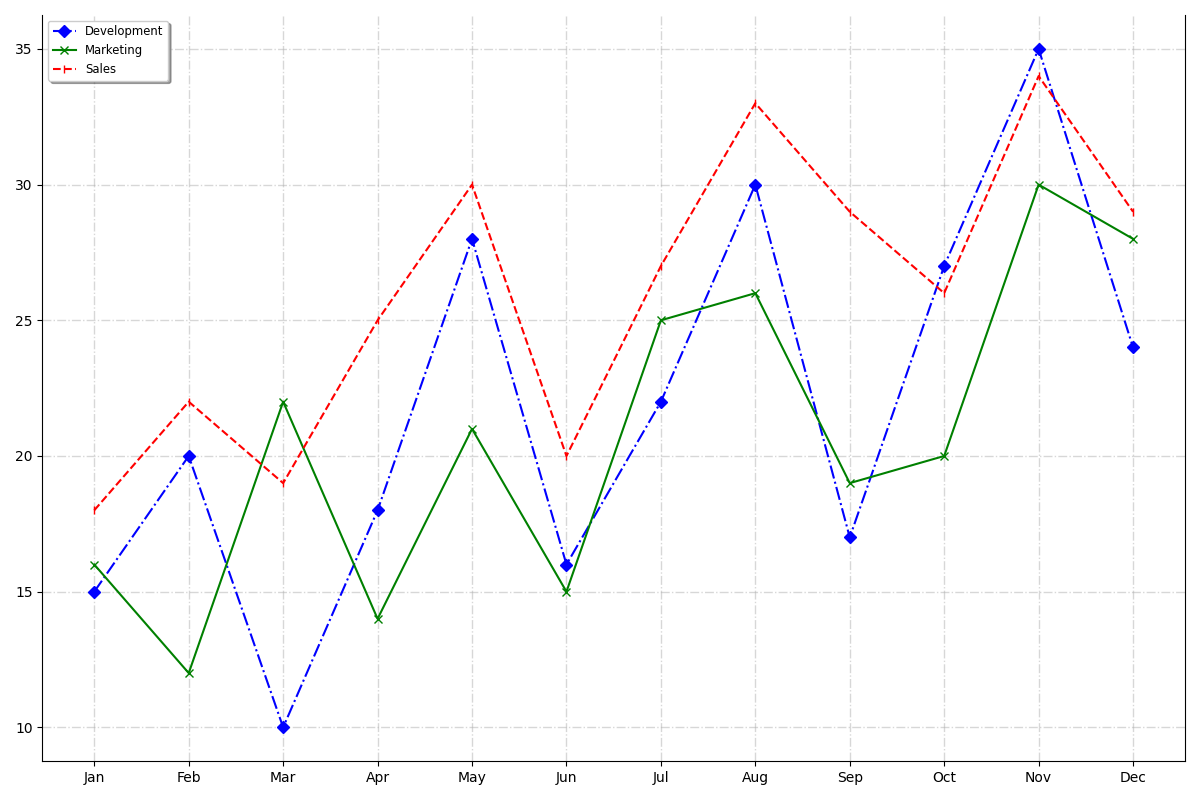

Write Python code to recreate this figure.
import matplotlib.pyplot as plt
import numpy as np

months = ['Jan', 'Feb', 'Mar', 'Apr', 'May', 'Jun', 'Jul', 'Aug', 'Sep', 'Oct', 'Nov', 'Dec']

prod_development = [15, 20, 10, 18, 28, 16, 22, 30, 17, 27, 35, 24]
prod_marketing = [16, 12, 22, 14, 21, 15, 25, 26, 19, 20, 30, 28]
prod_sales = [18, 22, 19, 25, 30, 20, 27, 33, 29, 26, 34, 29]

fig, ax = plt.subplots(figsize=(12, 8))

ax.plot(months, prod_development, marker='D', linestyle='-.', color='blue', label='Development')
ax.plot(months, prod_marketing, marker='x', linestyle='-', color='green', label='Marketing')
ax.plot(months, prod_sales, marker='|', linestyle='--', color='red', label='Sales')

ax.grid(True, which='major', linestyle='-.', linewidth=1.0, alpha=0.5)
ax.spines['top'].set_visible(False)

ax.legend(loc='upper left', fontsize='small', frameon=True, shadow=True)

plt.tight_layout()
plt.show()
